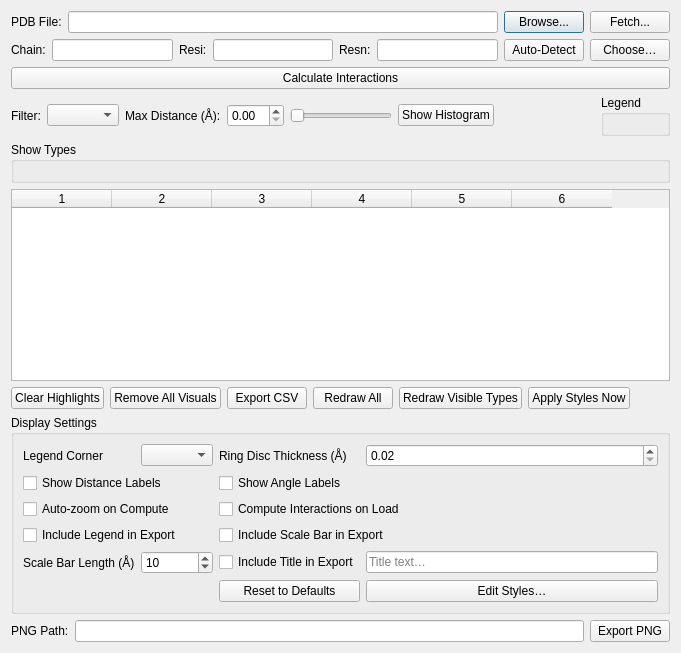
<?xml version="1.0" encoding="UTF-8"?>
<ui version="4.0">
 <class>ProtLigInteractDialog</class>
 <widget class="QDialog" name="ProtLigInteractDialog">
  <property name="windowTitle">
   <string>Leonardo</string>
  </property>
  <layout class="QVBoxLayout" name="verticalLayout">
    <!-- File selector -->
    <item>
      <layout class="QHBoxLayout" name="fileLayout">
        <item><widget class="QLabel" name="fileLabel"><property name="text"><string>PDB File:</string></property></widget></item>
        <item><widget class="QLineEdit" name="file_edit"/></item>
        <item><widget class="QPushButton" name="file_btn"><property name="text"><string>Browse...</string></property></widget></item>
        <item><widget class="QPushButton" name="fetch_structure_btn"><property name="text"><string>Fetch...</string></property></widget></item>
      </layout>
    </item>
    <!-- Ligand detection -->
    <item>
      <layout class="QHBoxLayout" name="ligandLayout">
        <item><widget class="QLabel" name="ligChainLabel"><property name="text"><string>Chain:</string></property></widget></item>
        <item><widget class="QLineEdit" name="ligand_chain"/></item>
        <item><widget class="QLabel" name="ligResiLabel"><property name="text"><string>Resi:</string></property></widget></item>
        <item><widget class="QLineEdit" name="ligand_resi"/></item>
        <item><widget class="QLabel" name="ligResnLabel"><property name="text"><string>Resn:</string></property></widget></item>
        <item><widget class="QLineEdit" name="ligand_resn"/></item>
        <item><widget class="QPushButton" name="detect_ligand_btn"><property name="text"><string>Auto-Detect</string></property></widget></item>
        <item><widget class="QPushButton" name="choose_ligand_btn"><property name="text"><string>Choose…</string></property></widget></item>
      </layout>
    </item>
    <!-- Calculate -->
    <item><widget class="QPushButton" name="calc_btn"><property name="text"><string>Calculate Interactions</string></property></widget></item>

    <!-- Controls: Filter & Legend -->
    <item>
      <layout class="QHBoxLayout" name="filterLayout">
        <item><widget class="QLabel" name="filterLabel"><property name="text"><string>Filter:</string></property></widget></item>
        <item><widget class="QComboBox" name="filter_combo"/></item>
        <item><widget class="QLabel" name="maxDistLabel"><property name="text"><string>Max Distance (Å):</string></property></widget></item>
        <item><widget class="QDoubleSpinBox" name="max_distance_spin">
          <property name="decimals"><number>2</number></property>
          <property name="minimum"><double>0.00</double></property>
          <property name="maximum"><double>20.00</double></property>
          <property name="singleStep"><double>0.10</double></property>
        </widget></item>
        <item><widget class="QSlider" name="max_distance_slider">
          <property name="orientation"><enum>Qt::Horizontal</enum></property>
          <property name="minimum"><number>0</number></property>
          <property name="maximum"><number>2000</number></property>
          <property name="singleStep"><number>1</number></property>
        </widget></item>
        <item><widget class="QPushButton" name="hist_btn"><property name="text"><string>Show Histogram</string></property></widget></item>
        <item><spacer name="filterSpacer"><property name="orientation"><enum>Qt::Horizontal</enum></property><property name="sizeHint"><size><width>40</width><height>20</height></size></property></spacer></item>
        <item>
          <widget class="QGroupBox" name="legend_group">
            <property name="title"><string>Legend</string></property>
            <layout class="QGridLayout" name="legend_grid"/>
          </widget>
        </item>
      </layout>
    </item>

    <!-- Per-type visibility toggles -->
    <item>
      <widget class="QGroupBox" name="types_group">
        <property name="title"><string>Show Types</string></property>
        <layout class="QVBoxLayout" name="types_layout"/>
      </widget>
    </item>
    <!-- Table -->
    <item>
      <widget class="QTableWidget" name="table">
        <property name="columnCount"><number>6</number></property>
        <property name="rowCount"><number>0</number></property>
        <property name="horizontalHeaderLabels">
          <stringlist>
            <string>Type</string>
            <string>Prot Res</string>
            <string>Prot Atom</string>
            <string>Lig Atom</string>
            <string>Distance (Å)</string>
            <string>Details</string>
          </stringlist>
        </property>
      </widget>
    </item>
    <!-- Tools -->
    <item>
      <layout class="QHBoxLayout" name="toolsLayout">
        <item><widget class="QPushButton" name="clear_btn"><property name="text"><string>Clear Highlights</string></property></widget></item>
        <item><widget class="QPushButton" name="remove_all_btn"><property name="text"><string>Remove All Visuals</string></property></widget></item>
        <item><widget class="QPushButton" name="export_csv_btn"><property name="text"><string>Export CSV</string></property></widget></item>
        <item><widget class="QPushButton" name="redraw_btn"><property name="text"><string>Redraw All</string></property></widget></item>
        <item><widget class="QPushButton" name="redraw_visible_btn"><property name="text"><string>Redraw Visible Types</string></property></widget></item>
        <item><widget class="QPushButton" name="apply_styles_btn"><property name="text"><string>Apply Styles Now</string></property></widget></item>
        <item><spacer name="toolsSpacer"><property name="orientation"><enum>Qt::Horizontal</enum></property><property name="sizeHint"><size><width>40</width><height>20</height></size></property></spacer></item>
      </layout>
    </item>

    <!-- Display settings -->
    <item>
      <widget class="QGroupBox" name="settings_group">
        <property name="title"><string>Display Settings</string></property>
        <layout class="QGridLayout" name="settings_grid">
          <item row="0" column="0"><widget class="QLabel" name="legendCornerLabel"><property name="text"><string>Legend Corner</string></property></widget></item>
          <item row="0" column="1"><widget class="QComboBox" name="legend_corner_combo"/></item>
          <item row="0" column="2"><widget class="QLabel" name="discThicknessLabel"><property name="text"><string>Ring Disc Thickness (Å)</string></property></widget></item>
          <item row="0" column="3"><widget class="QDoubleSpinBox" name="disc_thickness_spin">
            <property name="decimals"><number>2</number></property>
            <property name="minimum"><double>0.02</double></property>
            <property name="maximum"><double>0.50</double></property>
            <property name="singleStep"><double>0.01</double></property>
          </widget></item>
          <item row="1" column="0" colspan="2"><widget class="QCheckBox" name="show_labels_cb"><property name="text"><string>Show Distance Labels</string></property></widget></item>
          <item row="1" column="2" colspan="2"><widget class="QCheckBox" name="show_angle_labels_cb"><property name="text"><string>Show Angle Labels</string></property></widget></item>
          <item row="2" column="0" colspan="2"><widget class="QCheckBox" name="auto_zoom_cb"><property name="text"><string>Auto-zoom on Compute</string></property></widget></item>
          <item row="2" column="2" colspan="2"><widget class="QCheckBox" name="compute_on_load_cb"><property name="text"><string>Compute Interactions on Load</string></property></widget></item>
          <item row="3" column="0" colspan="2"><widget class="QCheckBox" name="legend_export_cb"><property name="text"><string>Include Legend in Export</string></property></widget></item>
          <item row="3" column="2" colspan="2"><widget class="QCheckBox" name="include_scale_cb"><property name="text"><string>Include Scale Bar in Export</string></property></widget></item>
          <item row="4" column="0"><widget class="QLabel" name="scaleLenLabel"><property name="text"><string>Scale Bar Length (Å)</string></property></widget></item>
          <item row="4" column="1"><widget class="QSpinBox" name="scale_length_spin"><property name="minimum"><number>1</number></property><property name="maximum"><number>100</number></property><property name="value"><number>10</number></property></widget></item>
          <item row="4" column="2"><widget class="QCheckBox" name="include_title_cb"><property name="text"><string>Include Title in Export</string></property></widget></item>
          <item row="4" column="3"><widget class="QLineEdit" name="title_line"><property name="placeholderText"><string>Title text…</string></property></widget></item>
          <item row="5" column="2"><widget class="QPushButton" name="reset_defaults_btn"><property name="text"><string>Reset to Defaults</string></property></widget></item>
          <item row="5" column="3"><widget class="QPushButton" name="edit_styles_btn"><property name="text"><string>Edit Styles…</string></property></widget></item>
        </layout>
      </widget>
    </item>

    <!-- Export -->
    <item>
      <layout class="QHBoxLayout" name="renderLayout">
        <item><widget class="QLabel" name="pngLabel"><property name="text"><string>PNG Path:</string></property></widget></item>
        <item><widget class="QLineEdit" name="png_path_edit"/></item>
        <item><widget class="QPushButton" name="render_btn"><property name="text"><string>Export PNG</string></property></widget></item>
      </layout>
    </item>
  </layout>
 </widget>
 <resources/>
 <connections/>
</ui>
